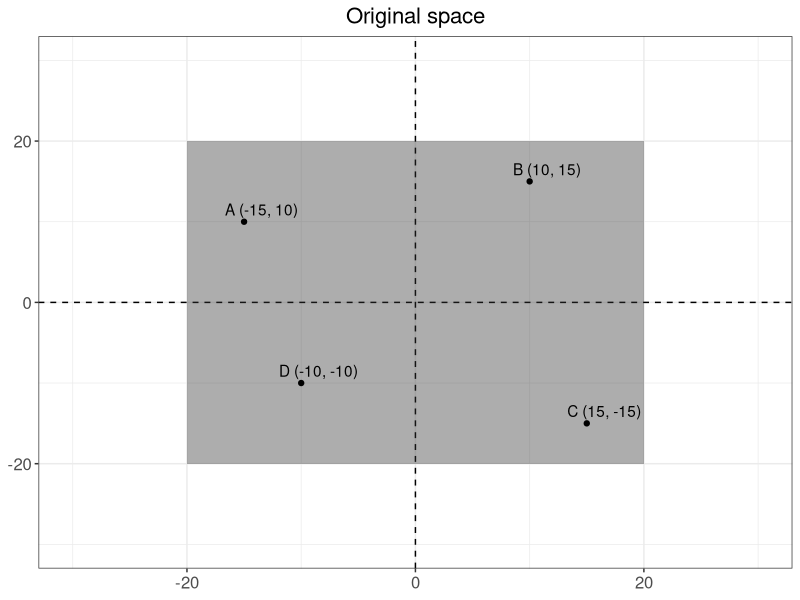
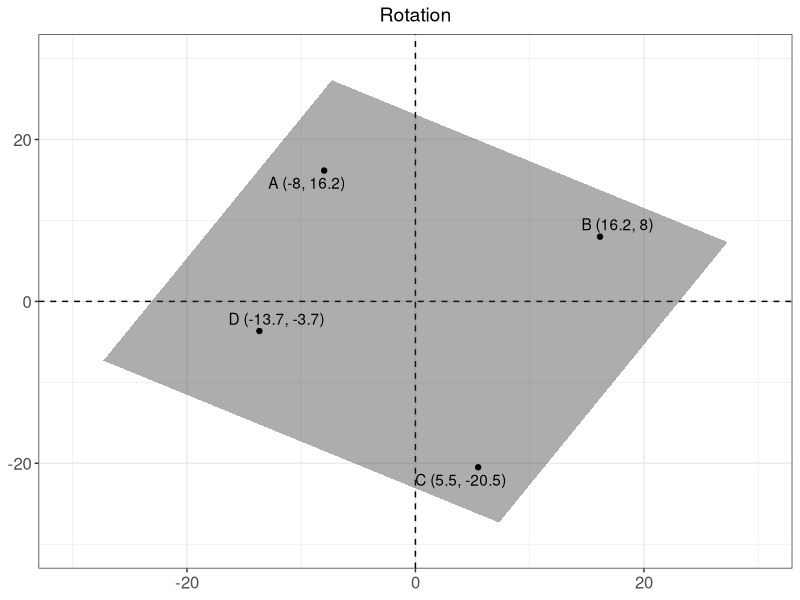
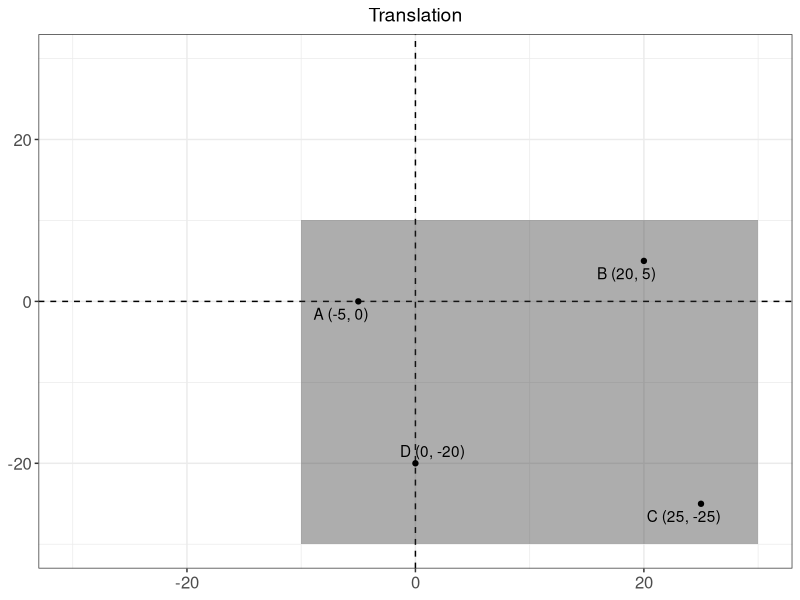
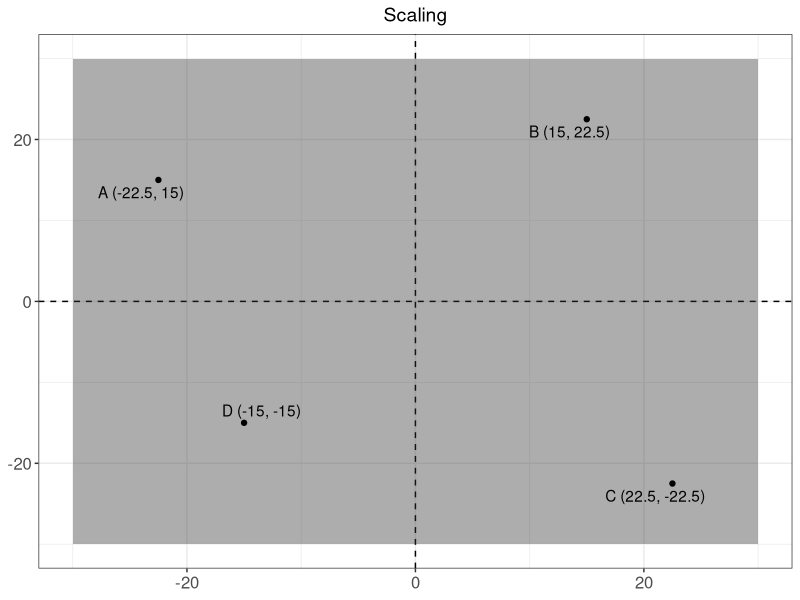
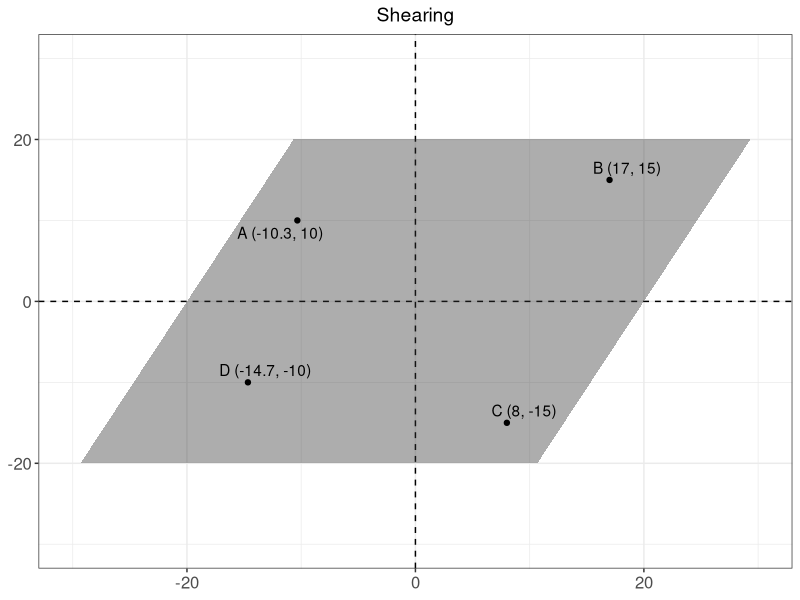
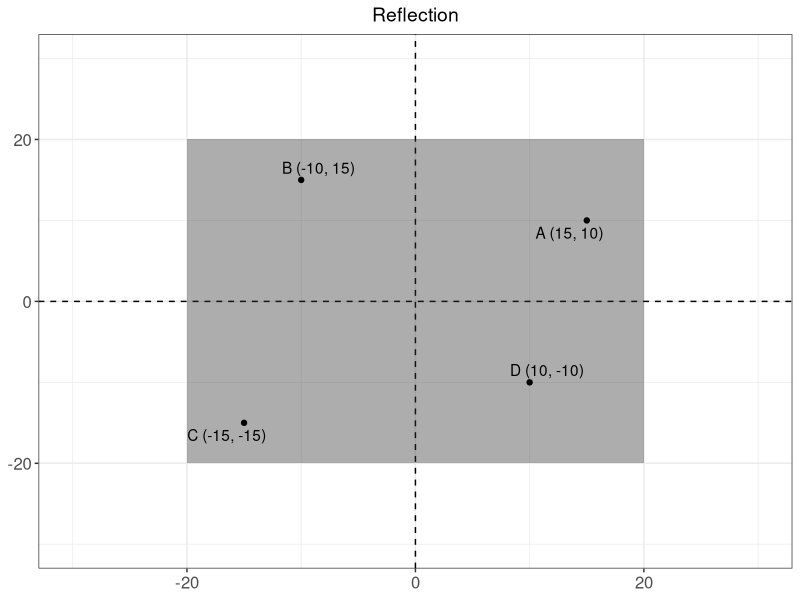
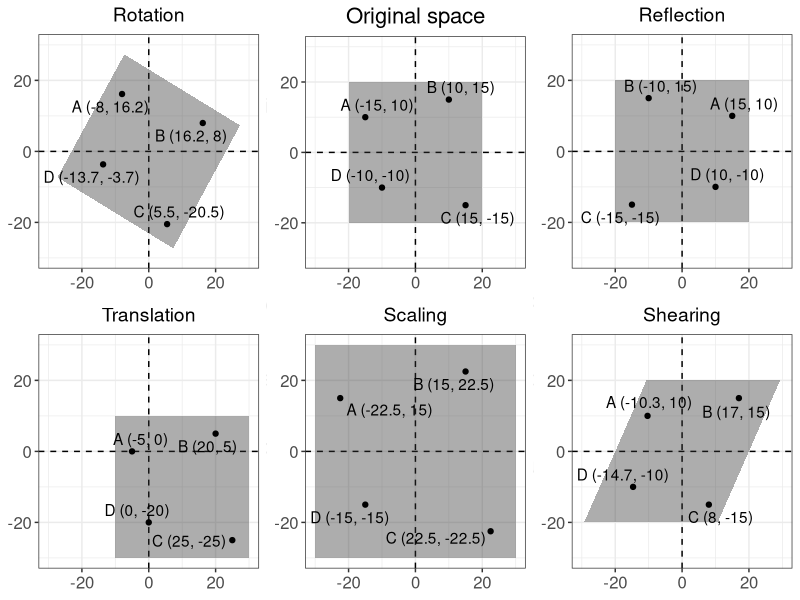

These charts were generated, in order, by the following R code: (Note: this script raises an error after producing the figures.)
## Rearranging Senator Data
## Author: Tzu-Ping Liu & Gento Kato
## Date: 07/26/2020
## Environment: R 4.0.2 on Ubuntu 20.04

# packages
library(ggplot2)
library(ggrepel)

# Original Space
space <- data.frame(x = c(-20, 20, 20,-20),
                    y = c( 20, 20,-20,-20))
points <- data.frame(x = c(-15, 10, 15,-10),
                     y = c( 10, 15,-15,-10))
points$lab = paste0(c("A", "B", "C", "D"),
                    rep(" (", 4), points$x, rep(", ", 4), points$y, rep(")",4)) 

sp0 <-ggplot(points, aes(x=x,y=y)) + 
  geom_vline(aes(xintercept=0), linetype=2) + 
  geom_hline(aes(yintercept=0), linetype=2) + 
  geom_polygon(data=space, aes(x=x,y=y), alpha=0.4, color=NA) +
  geom_point() + 
  geom_text_repel(aes(label=lab)) + 
  coord_cartesian(xlim=c(-30,30), ylim=c(-30,30)) + 
  ggtitle("Original space") + 
  theme_bw() + 
  theme(plot.title = element_text(hjust=0.5, size=16),
        axis.title = element_blank(),
        axis.text = element_text(size=12))
sp0

# Rotated Space 

rotangle = 30 # Rotate by ... degrees

space1 <- data.frame(x = space$x * cos(-rotangle * (pi/180)) - space$y * sin(-rotangle * (pi/180)),
                     y = space$x * sin(-rotangle * (pi/180)) + space$y * cos(-rotangle * (pi/180)))
points1 <- data.frame(x = points$x * cos(-rotangle * (pi/180)) - points$y * sin(-rotangle * (pi/180)),
                     y = points$x * sin(-rotangle * (pi/180)) + points$y * cos(-rotangle * (pi/180)))
points1$lab = paste0(c("A", "B", "C", "D"),
                    rep(" (", 4), round(points1$x,1), rep(", ", 4), round(points1$y,1), rep(")",4)) 

sp1 <-ggplot(points1, aes(x=x,y=y)) + 
  geom_vline(aes(xintercept=0), linetype=2) + 
  geom_hline(aes(yintercept=0), linetype=2) + 
  geom_polygon(data=space1, aes(x=x,y=y), alpha=0.4, color=NA) +
  geom_point() + 
  geom_text_repel(aes(label=lab)) + 
  coord_cartesian(xlim=c(-30,30), ylim=c(-30,30)) + 
  ggtitle("Rotation") + 
  theme_bw() + 
  theme(plot.title = element_text(hjust=0.5, size=14),
        axis.title = element_blank(),
        axis.text = element_text(size=12))
sp1

# Translated Space 

transcoord = c(10,-10) # Translation by (?,?)

space2 <- data.frame(x = space$x + transcoord[1],
                     y = space$y + transcoord[2])
points2 <- data.frame(x = points$x + transcoord[1],
                      y = points$y + transcoord[2])
points2$lab = paste0(c("A", "B", "C", "D"),
                     rep(" (", 4), round(points2$x,1), rep(", ", 4), round(points2$y,1), rep(")",4)) 

sp2 <-ggplot(points2, aes(x=x,y=y)) + 
  geom_vline(aes(xintercept=0), linetype=2) + 
  geom_hline(aes(yintercept=0), linetype=2) + 
  geom_polygon(data=space2, aes(x=x,y=y), alpha=0.4, color=NA) +
  geom_point() + 
  geom_text_repel(aes(label=lab)) + 
  coord_cartesian(xlim=c(-30,30), ylim=c(-30,30)) + 
  ggtitle("Translation") + 
  theme_bw() + 
  theme(plot.title = element_text(hjust=0.5, size=14),
        axis.title = element_blank(),
        axis.text = element_text(size=12))
sp2

# Scaled Space 

scaleset = 1.5 # Scaling by ...

space3 <- data.frame(x = space$x * scaleset,
                     y = space$y * scaleset)
points3 <- data.frame(x = points$x * scaleset,
                      y = points$y * scaleset)
points3$lab = paste0(c("A", "B", "C", "D"),
                     rep(" (", 4), round(points3$x,1), rep(", ", 4), round(points3$y,1), rep(")",4)) 

sp3 <-ggplot(points3, aes(x=x,y=y)) + 
  geom_vline(aes(xintercept=0), linetype=2) + 
  geom_hline(aes(yintercept=0), linetype=2) + 
  geom_polygon(data=space3, aes(x=x,y=y), alpha=0.4, color=NA) +
  geom_point() + 
  geom_text_repel(aes(label=lab)) + 
  coord_cartesian(xlim=c(-30,30), ylim=c(-30,30)) + 
  ggtitle("Scaling") + 
  theme_bw() + 
  theme(plot.title = element_text(hjust=0.5, size=14),
        axis.title = element_blank(),
        axis.text = element_text(size=12))
sp3

# Shearing

shearangle = 65 # Translation by (?,?)

space4 <- data.frame(x = space$x + (1/tan(shearangle* (pi/180))) * space$y,
                     y = space$y)
points4 <- data.frame(x = points$x + (1/tan(shearangle* (pi/180))) * points$y,
                      y = points$y)
points4$lab = paste0(c("A", "B", "C", "D"),
                     rep(" (", 4), round(points4$x,1), rep(", ", 4), round(points4$y,1), rep(")",4)) 

sp4 <-ggplot(points4, aes(x=x,y=y)) + 
  geom_vline(aes(xintercept=0), linetype=2) + 
  geom_hline(aes(yintercept=0), linetype=2) + 
  geom_polygon(data=space4, aes(x=x,y=y), alpha=0.4, color=NA) +
  geom_point() + 
  geom_text_repel(aes(label=lab)) + 
  coord_cartesian(xlim=c(-30,30), ylim=c(-30,30)) + 
  ggtitle("Shearing") + 
  theme_bw() + 
  theme(plot.title = element_text(hjust=0.5, size=14),
        axis.title = element_blank(),
        axis.text = element_text(size=12))
sp4

# Reflection

# Reflection by Y axis

space5 <- data.frame(x = -space$x,
                     y = space$y)
points5 <- data.frame(x = -points$x,
                      y = points$y)
points5$lab = paste0(c("A", "B", "C", "D"),
                     rep(" (", 4), round(points5$x,1), rep(", ", 4), round(points5$y,1), rep(")",4)) 

sp5 <-ggplot(points5, aes(x=x,y=y)) + 
  geom_vline(aes(xintercept=0), linetype=2) + 
  geom_hline(aes(yintercept=0), linetype=2) + 
  geom_polygon(data=space5, aes(x=x,y=y), alpha=0.4, color=NA) +
  geom_point() + 
  geom_text_repel(aes(label=lab)) + 
  coord_cartesian(xlim=c(-30,30), ylim=c(-30,30)) + 
  ggtitle("Reflection") + 
  theme_bw() + 
  theme(plot.title = element_text(hjust=0.5, size=14),
        axis.title = element_blank(),
        axis.text = element_text(size=12))
sp5

## Annotation Plot

ant <- data.frame(y=c(0.45,0.3,0.2,0.1,0),
           x=c(-0.1,0,0,0,0),
           lab = c("Variations in the transformation of 2D ideological space",
                   "Rotation: rotate points by a specified degree.",
                   "Translation: move points by the same distance in a given direction.",
                   "Scaling: enlarge or shrink space by a specified scale factor.",
                   "Shearing: displace points by an amount proportional to its signed distance\n from the line that is parallel to that direction and goes through the origin."))
                   # paste0("Rotation: Rotate space clockwise by ", rotangle," degrees."),
                   # paste0("Translation: Shift all coordinates by (", transcoord[1], ", ", transcoord[2], ")."),
                   # paste0("Scaling: Expand space by ", scaleset*100, "%."),
                   # paste0("Shearing: Shear space by shear angle of ", shearangle, " degrees.")))
spant <- ggplot(ant, aes(x=x,y=y,label=lab)) + 
  geom_text(size=5, hjust=0, lineheight = .8) + 
  coord_cartesian(xlim=c(0,5), ylim=c(-0.15,0.55)) + 
  theme_void()
spant

## Arrange Plots

library(gridExtra)
library(grid)

# p <- arrangeGrob(arrangeGrob(sp0, spant, ncol=2, widths=c(1,3)), 
#              arrangeGrob(sp1,sp2,sp3,sp4, ncol=4), nrow=2)
# grid.draw(p)

p <- arrangeGrob(arrangeGrob(sp1, sp0, sp5, ncol=3, widths=c(1,1,1)), 
                 arrangeGrob(sp2,sp3,sp4, ncol=3), nrow=2)

grid.draw(p)

ggsave(paste0(projdir, "/Outputs/illustration/transform_illustration.png"), p, width=9.5, height=6.5)

# Save individual figures
ggsave(paste0(projdir, "/Outputs/illustration/sp0.png"), sp0, width=3, height=3.2)
ggsave(paste0(projdir, "/Outputs/illustration/sp1.png"), sp1, width=3, height=3.2)
ggsave(paste0(projdir, "/Outputs/illustration/sp2.png"), sp2, width=3, height=3.2)
ggsave(paste0(projdir, "/Outputs/illustration/sp3.png"), sp3, width=3, height=3.2)
ggsave(paste0(projdir, "/Outputs/illustration/sp4.png"), sp4, width=3, height=3.2)
ggsave(paste0(projdir, "/Outputs/illustration/sp5.png"), sp5, width=3, height=3.2)
